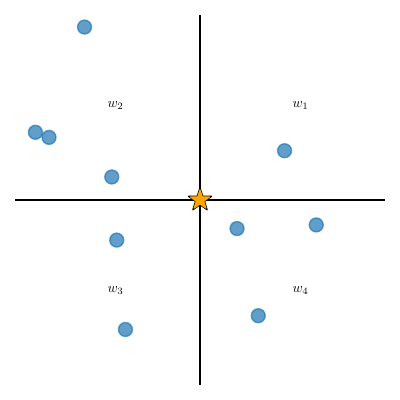

Here is the Python script that generated this plot:
#!/usr/bin/env python3

#---------------------------------------
# A simple plot to demonstrate how
# the flux correction method works
#---------------------------------------

from matplotlib import pyplot as plt
import numpy as np

rng = np.random.default_rng(2)
xp = rng.uniform(size=10, low=-1, high=1)
yp = rng.uniform(size=10, low=-1, high=1)


fig = plt.figure(figsize=(4, 4))
ax = fig.add_subplot(111, aspect="equal")

ax.plot([0, 0], [-1, 1], c="k", lw=1)
ax.plot([-1, 1], [0, 0], c="k", lw=1)
ax.scatter([0], [0], c="k", marker="*", s=300, zorder=98)
ax.scatter([0], [0], c="orange", marker="*", s=200, zorder=99)
ax.scatter(xp, yp, c="C0", alpha=0.7, marker="o", s=100, zorder=99)

ax.set_xlim(-1, 1)
ax.set_ylim(-1, 1)

ax.annotate("$w_1$", (0.5, 0.5), usetex=True)
ax.annotate("$w_2$", (-0.5, 0.5), usetex=True)
ax.annotate("$w_3$", (-0.5, -0.5), usetex=True)
ax.annotate("$w_4$", (0.5, -0.5), usetex=True)

plt.axis("off")
plt.tight_layout()
plt.savefig("flux_correction_method_plot.pdf")
